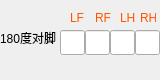
     <widget class="QWidget" name="widget_5" native="true">
      <property name="geometry">
       <rect>
        <x>590</x>
        <y>140</y>
        <width>160</width>
        <height>80</height>
       </rect>
      </property>
      <widget class="QLineEdit" name="edit_180Trot_pressSet_lf">
       <property name="geometry">
        <rect>
         <x>60</x>
         <y>30</y>
         <width>25</width>
         <height>25</height>
        </rect>
       </property>
       <property name="text">
        <string/>
       </property>
      </widget>
      <widget class="QLabel" name="label_29">
       <property name="geometry">
        <rect>
         <x>0</x>
         <y>30</y>
         <width>60</width>
         <height>16</height>
        </rect>
       </property>
       <property name="styleSheet">
        <string notr="true">font: 25 7pt &quot;Adobe 宋体 Std L&quot;;</string>
       </property>
       <property name="text">
        <string>180度对脚</string>
       </property>
      </widget>
      <widget class="QLineEdit" name="edit_180Trot_pressSet_rf">
       <property name="geometry">
        <rect>
         <x>85</x>
         <y>30</y>
         <width>25</width>
         <height>25</height>
        </rect>
       </property>
       <property name="text">
        <string/>
       </property>
      </widget>
      <widget class="QLineEdit" name="edit_180Trot_pressSet_lh">
       <property name="geometry">
        <rect>
         <x>110</x>
         <y>30</y>
         <width>25</width>
         <height>25</height>
        </rect>
       </property>
       <property name="text">
        <string/>
       </property>
      </widget>
      <widget class="QLineEdit" name="edit_180Trot_pressSet_rh">
       <property name="geometry">
        <rect>
         <x>135</x>
         <y>30</y>
         <width>25</width>
         <height>25</height>
        </rect>
       </property>
       <property name="text">
        <string/>
       </property>
      </widget>
      <widget class="QLabel" name="label_70">
       <property name="geometry">
        <rect>
         <x>70</x>
         <y>10</y>
         <width>16</width>
         <height>16</height>
        </rect>
       </property>
       <property name="styleSheet">
        <string notr="true">font: 25 6pt &quot;Adobe 宋体 Std L&quot;;
color: rgb(255, 85, 0);</string>
       </property>
       <property name="text">
        <string>LF</string>
       </property>
      </widget>
      <widget class="QLabel" name="label_71">
       <property name="geometry">
        <rect>
         <x>95</x>
         <y>10</y>
         <width>16</width>
         <height>16</height>
        </rect>
       </property>
       <property name="styleSheet">
        <string notr="true">font: 25 6pt &quot;Adobe 宋体 Std L&quot;;
color: rgb(255, 85, 0);</string>
       </property>
       <property name="text">
        <string>RF</string>
       </property>
      </widget>
      <widget class="QLabel" name="label_72">
       <property name="geometry">
        <rect>
         <x>120</x>
         <y>10</y>
         <width>16</width>
         <height>16</height>
        </rect>
       </property>
       <property name="styleSheet">
        <string notr="true">font: 25 6pt &quot;Adobe 宋体 Std L&quot;;
color: rgb(255, 85, 0);</string>
       </property>
       <property name="text">
        <string>LH</string>
       </property>
      </widget>
      <widget class="QLabel" name="label_73">
       <property name="geometry">
        <rect>
         <x>140</x>
         <y>10</y>
         <width>16</width>
         <height>16</height>
        </rect>
       </property>
       <property name="styleSheet">
        <string notr="true">font: 25 6pt &quot;Adobe 宋体 Std L&quot;;
color: rgb(255, 85, 0);</string>
       </property>
       <property name="text">
        <string>RH</string>
       </property>
      </widget>
     </widget>
